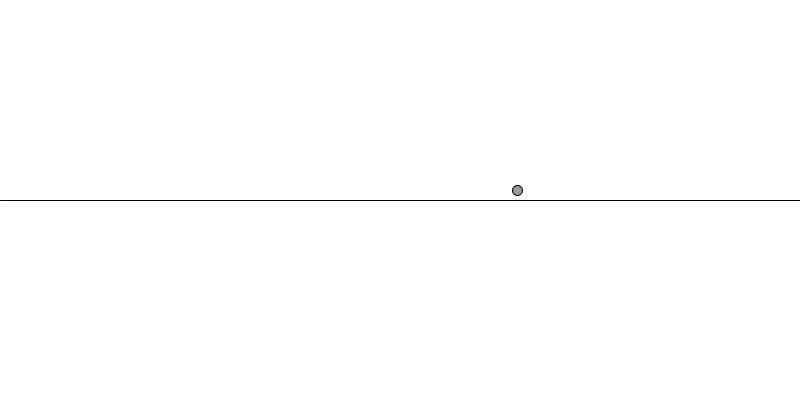
Frame 1 (no input)
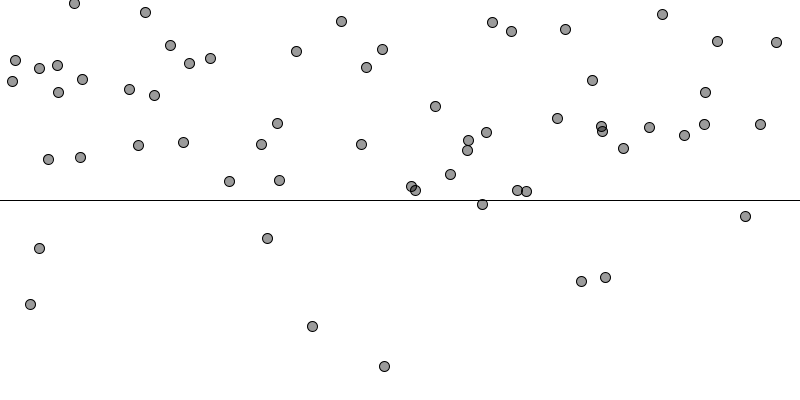
Frame 60 (the mouse pressed at the canvas centre just before this capture)
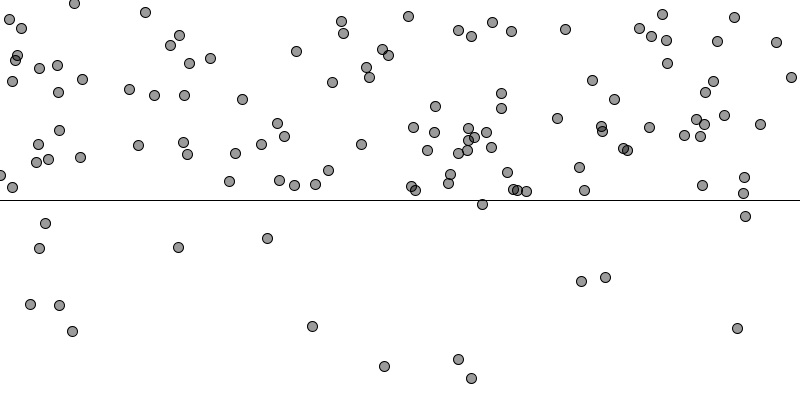
Frame 120 (the mouse held since frame 60 and released just before this capture)

The Processing sketch that drew these frames (run headless with seeded random() and noise(); from frame 60 on, the mouse is pressed at the canvas centre):

// Processing sketch: sketch_50_50
// ── sketch_50_50.pde
float y1, y2, px, py;

void setup() {
  size(800, 400);
  background(255);
  y1 = height/2;
  y2 = height/2;
}


void draw() {
  line(0, y1, width, y2);

  float m = (y2-y1)/width;
  px = random(width);
  py = m*px + y1;

  if (random(1) > .1) {
    py = random(0, py);
  } 
  else {
    py = random(py, height);
  }
  fill(0, 100);
  ellipse(px, py, 10, 10);
}


void keyPressed() {
  background(255);


  switch(keyCode) {
  case UP:
    y1--;
    break;
  case DOWN:
    y1++;
    break;
  case RIGHT:
    y2--;
    break;
  case LEFT:
    y2++;
    break;
  }
}
